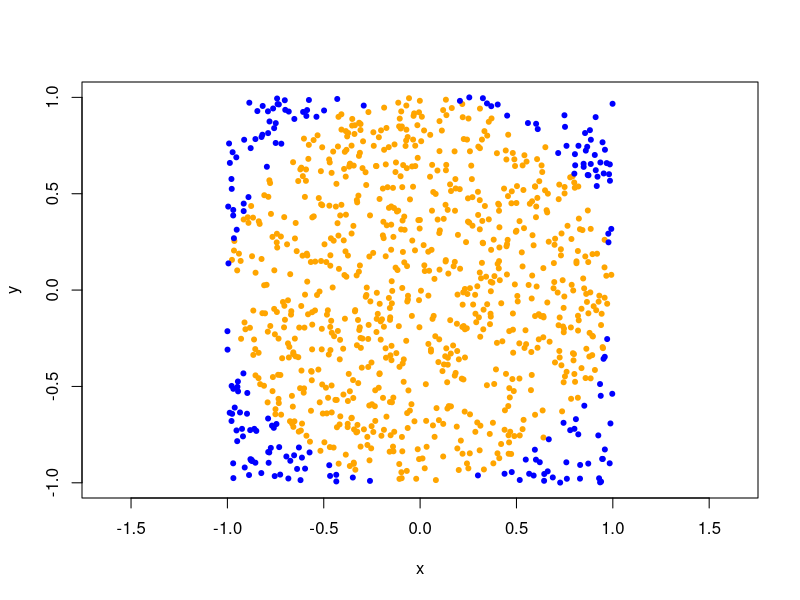

The R script that drew this image:
#estimando pi por monte carlo

#primeiro para ilustrar o problema, vamos sortear mil pontos dentro do quadrado de lado 2 que est? centrado na origem do plano; a vari?vel circulo verificar? se o ponto sorteado est? dentro do c?rculo; esses pontos ser?o "pintados" de laranja.

x <- runif(1000, min = -1, max = 1)
y <- runif(1000, min = -1, max = 1)
circulo <- x^2 + y^2 <= 1 
plot(x, y, type = "n", asp = 1)
points(x[circulo], y[circulo], col = "orange", pch = 20)
points(x[!circulo], y[!circulo], col = "blue", pch = 20)

#agora, vamos estimar a constante pi por monte carlo; vamos reaproveitar o c?digo acima e alterar apenas o n?mero de pontos para a estimativa, isto ?, vamos trocar mil por 100 mil.

x <- runif(100000, min = -1, max = 1)
y <- runif(100000, min = -1, max = 1)
circulo <- x^2 + y^2 <= 1 


estimativa <- 4*sum(circulo)/100000
paste("A estimativa para pi ? de", estimativa)
paste("O erro da estimativa ? de", abs(pi - estimativa))


#vamos fazer uma fun??o cuja entrada seja o n?mero de pontos sorteados e a sa?da seja a estimativa de pi:

valor.pi <- function(n){
  x <- runif(n, min = -1, max = 1)
  y <- runif(n, min = -1, max = 1)
  circulo <- x^2 + y^2 <= 1
  return(4*sum(circulo)/n)
}
valor.pi(50)
valor.pi(500)
valor.pi(5000)
valor.pi(50000)
valor.pi(500000)
